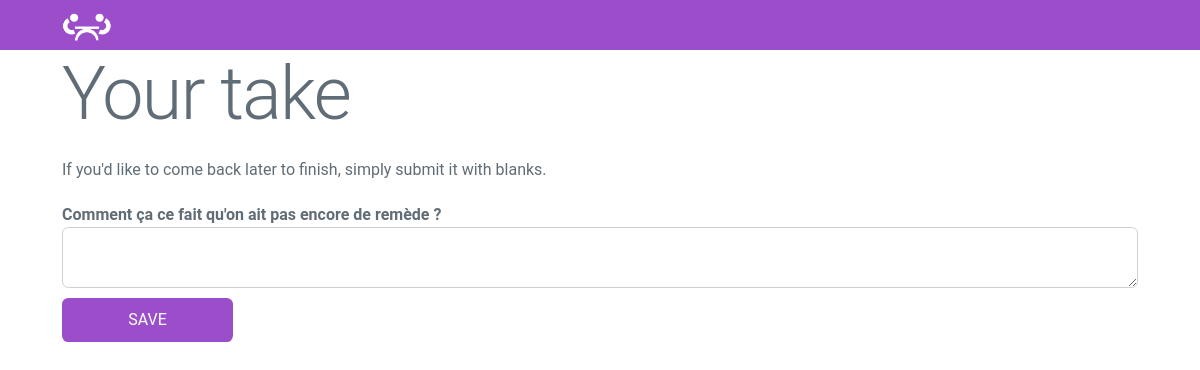
/?action=showExercise&id=2, run on an earlier commit of the app's database.
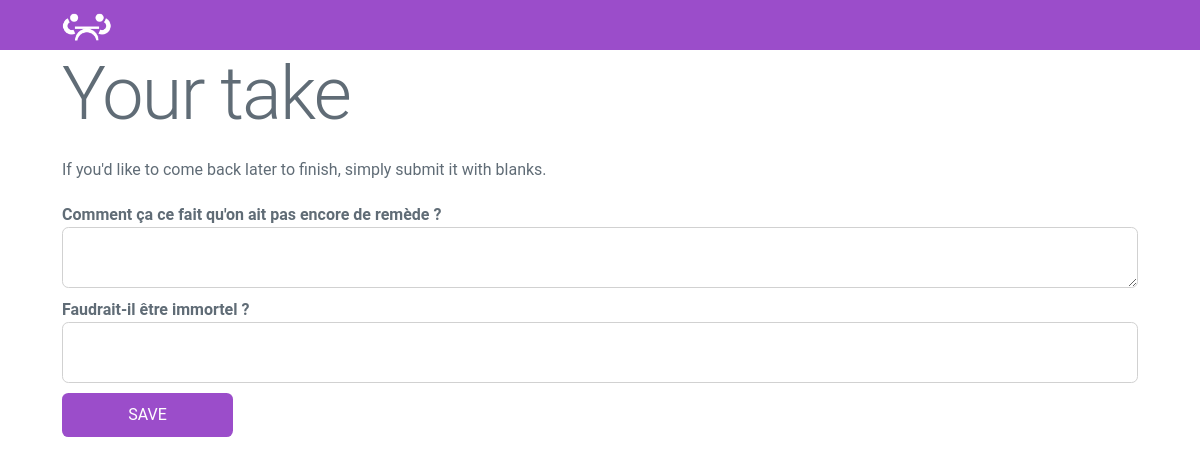
And on a later commit of the database.
### tables this page shows
CREATE TABLE IF NOT EXISTS `fields` (
  `id` int(11) NOT NULL AUTO_INCREMENT,
  `label` varchar(255) NOT NULL,
  `value_kind` int(11) NOT NULL,
  `exercises_id` int(11) NOT NULL,
  PRIMARY KEY (`id`,`exercises_id`),
  KEY `fk_fields_exercises1_idx` (`exercises_id`),
  CONSTRAINT `fk_fields_exercises1` FOREIGN KEY (`exercises_id`) REFERENCES `exercises` (`id`) ON DELETE NO ACTION ON UPDATE NO ACTION
);

### Model/DbConnector.php (called while the page is built, shortened)
<?php
class DbConnector
{
    private static function getPDO(){
        $DB = null;
        try{
            $DB = new PDO($DSN,$USERNAME,$PASSWORD);
        }catch(Exception $exception){
            throw new Exception("An exception has occurred when trying to connect to the database!");
        }
        $DB->exec("set names utf8");
        $DB->setAttribute(PDO::ATTR_ERRMODE, PDO::ERRMODE_EXCEPTION);
        return $DB;
    }
    static function select($query, $params, $multirecord) {
        $DB = self::getPDO();
        try {
            $statement = $DB->prepare($query);
            $statement->execute($params);
            if ($multirecord)
            {
                $queryResult = $statement->fetchAll(PDO::FETCH_ASSOC);
            } else {
                $queryResult = $statement->fetch(PDO::FETCH_ASSOC);
            }
            return $queryResult;
        } catch (PDOException $e) {
            error_log($e->getMessage());
            return null;
        }
    }
    static function selectMany($query, $params = []) {
        return self::select($query, $params, true);
    }
    static function selectOne($query, $params = []) {
        return self::select($query, $params, false);
    }
}

### Model/Exercise.php (called while the page is built, shortened)
<?php
class Exercise
{
    public int $id;
    static function make(array $params)
    {
        $exercise = new Exercise();
        if (isset($params['id'])) {
            $exercise->id = $params['id'];
        }
        $exercise->title = $params['title'];
        $exercise->state = $params['state'];
        return $exercise;
    }
    static function find(int $id): ?Exercise
    {
        $res = DbConnector::selectOne("SELECT * FROM exercises WHERE id = :id", ['id' => $id]);
        return self::make(["id" => $res["id"], "title" => $res['title'], "state" => $res['state']]);
    }
    public function fields(): array
    {
        $fields = Field::where("exercises_id", $this->id);
        return $fields;
    }
}

### Model/Field.php (called while the page is built, shortened)
<?php
class Field
{
    private int $id;
    public function __construct(string $label, int $value_kind, int $exercises_id, int $id = null)
    {
        $this->label = $label;
        $this->value_kind = $value_kind;
        if ($id != null) $this->id = $id;
    }
    static function where($field,$value): array
    {
        $result = DbConnector::selectMany("select * from fields where $field = :value;",["value"=>$value]);
        $return = [];
        foreach ($result as $res){
            $return[] = new Field($res['label'], $res['value_kind'], $res['exercises_id'], $res['id']);
        }
        return $return;
    }
    public function getId(): int
    {
        return $this->id;
    }
}

### View/FulfillExercise.php (the view, shortened to what this page needs)
<h1>Your take</h1>
<p>If you'd like to come back later to finish, simply submit it with blanks.</p>
<form <?php if (isset($isEditing)): ?> action="?action=editFulfillment" <?php else: ?> action="?action=fulfillExercise" <?php endif; ?>
        accept-charset="UTF-8" method="post">
    <?php if (isset($isEditing)): ?>
        <input hidden type="text" name="take" value="<?= $take->id; ?>">
        <?php foreach ($answers as $answer): ?>
            <div class="field">
                <label for="field_<?= ($answer->field->getId()) ?>"><?= ($answer->field->label) ?></label>
                <<?php if ($answer->field->value_kind == FieldValueKind::LIST_OF_LINES || $answer->field->value_kind == FieldValueKind::MULTI_LINES): ?>textarea<?php else: ?>input type="text" value="<?= $answer->response ?>"<?php endif; ?>   name="answers[<?= $answer->id ?>]"
                                                                                                                                                                                                                                                  id="field_<?= $answer->field->getId(); ?>"><?php if ($answer->field->value_kind == FieldValueKind::LIST_OF_LINES || $answer->field->value_kind == FieldValueKind::MULTI_LINES): ?><?= $answer->response ?></textarea><?php endif; ?>
            </div>
        <?php endforeach; ?>
    <?php else: ?>
        <?php foreach ($fields as $field): ?>
            <div class="field">
                <label for="field_<?= ($field->getId()) ?>"><?= ($field->label) ?></label>
                <<?php if ($field->value_kind == FieldValueKind::LIST_OF_LINES || $field->value_kind == FieldValueKind::MULTI_LINES): ?>textarea<?php else: ?>input type="text" <?php endif; ?> name="fulfillments[<?= $field->getId() ?>]"
                                                                                                                                                                                                id="field_<?= $field->getId(); ?>"><?php if ($field->value_kind == FieldValueKind::LIST_OF_LINES || $field->value_kind == FieldValueKind::MULTI_LINES): ?></textarea><?php endif; ?>
            </div>
        <?php endforeach; ?>
    <?php endif; ?>
    <div class="actions">
        <input class="button answering" type="submit" name="commit" value="Save" data-disable-with="Save">
    </div>
</form>

What changed in the data, as far as the page shows it:
added fields: label "Faudrait-il être immortel ?"
